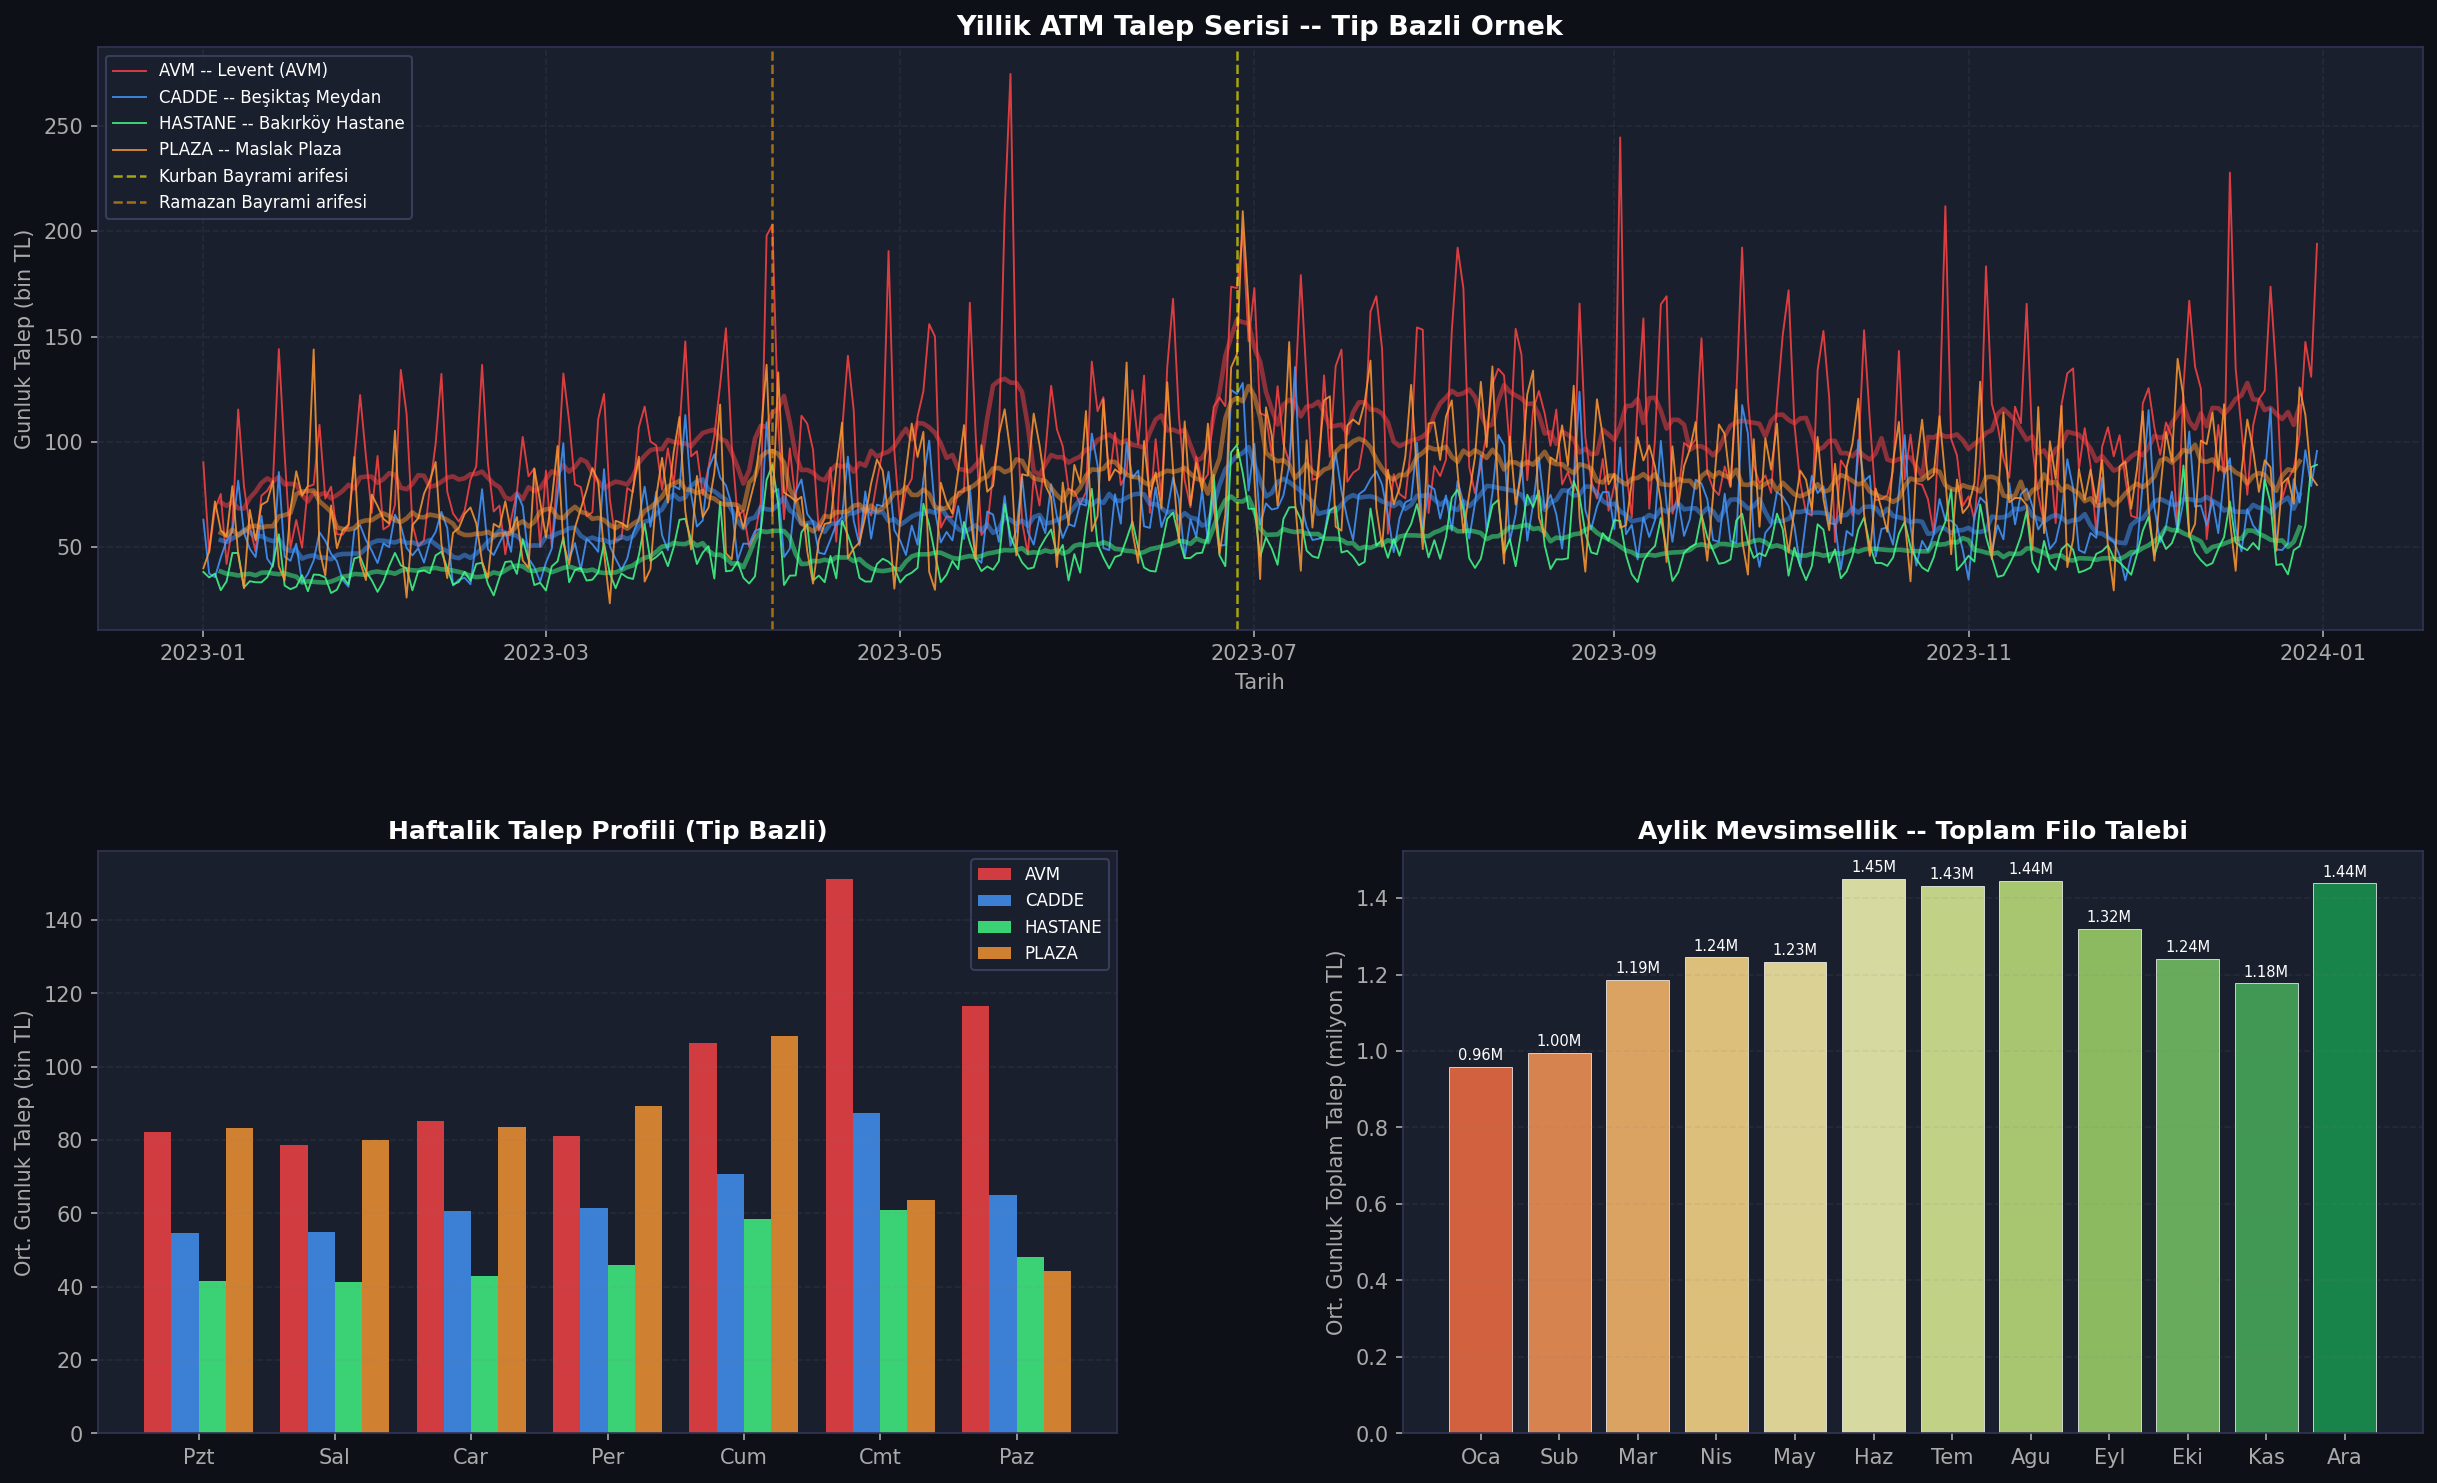

Source code (Python):
# -*- coding: utf-8 -*-
import matplotlib
matplotlib.use('Agg')

"""
=============================================================
ARUTE CIT-SVRP PROJESI -- ASAMA 1b
Gecmis Talep Verisi Simulasyonu (365 gun, 20 ATM)
=============================================================

MANTIK:
-------
Bir ATM'nin her gunku nakit talebi tek bir sabit sayi degil.
Cumartesi bir AVM'de farkli, sali sabahi bir hastanede farkli.
Ramazan ayinda farkli, yaz tatilinde farkli.

Gercek ATM talep serisini olusturan bilesenler:

    talep(i, t) = baz_talep(i)
                x mevsimsellik(t)       <- yil ici ay etkisi
                x haftalik_etki(t)      <- pazartesi vs cuma
                x atm_tipi_etkisi(i,t)  <- AVM/hastane/cadde davranisi
                x trend(t)              <- yillik bume trendi
                + epsilon(i,t)          <- rastgele gurultu (log-normal)

Bu bilesenler Arute'nin kendi makalelerinden extract edilen
gercek davranis kaliplariyla kalibre edilmistir:
    - AVM ATM'leri: yuksek varyans, hafta sonu zirve
    - Hastane ATM'leri: dusuk varyans, stabil
    - Kurumsal (plaza): hafta ici zirve, hafta sonu dusus
    - Cadde: orta varyans, Cuma-Cumartesi zirve

CIKTI:
    - demand_df: (365 x 20) DataFrame -- her satir bir gun, her sutun bir ATM
    - Bu DataFrame ASAMA 1c'de dagilim fitting'e, ASAMA 3'te SAA senaryolarina girecek
"""

import numpy as np
import pandas as pd
import matplotlib.pyplot as plt
import matplotlib.gridspec as gridspec
from scipy import stats
import sys, io, os

sys.stdout = io.TextIOWrapper(sys.stdout.buffer, encoding='utf-8', errors='replace')

# Asama 1a'yi import et
sys.path.insert(0, os.path.dirname(__file__))
from phase1a_network_setup import create_istanbul_network, build_distance_matrix, build_time_matrix

# ─────────────────────────────────────────────
# 1. ARUTE MAKALESINDEN EXTRACT EDILEN PARAMETRELER
# ─────────────────────────────────────────────

# Aylik mevsimsellik katsayilari (Ocak=1 ... Aralik=12)
# Kaynak: Arute ATM analizi + Turkiye turizm/enflasyon pattern'i
# Yaz aylarinda nakit artisi (turizm), Ocak-Subat dusuk, Aralik yuksek (yilbasi)
MONTHLY_SEASONALITY = {
    1:  0.82,   # Ocak    -- en dusuk (yeni yil sonrasi durgunluk)
    2:  0.85,   # Subat   -- hala dusuk
    3:  0.92,   # Mart    -- canlanma
    4:  0.95,   # Nisan   -- bahar, alis-veris artisi
    5:  1.02,   # Mayis   -- Ramazan/bayram etkisi (ortalama)
    6:  1.08,   # Haziran -- yaz baslangici
    7:  1.15,   # Temmuz  -- turizm zirve (yabanci doviz de dahil)
    8:  1.18,   # Agustos -- tatil zirve
    9:  1.05,   # Eylul   -- okul acilisi, canlanma
    10: 0.98,   # Ekim    -- normal
    11: 0.93,   # Kasim   -- dusus
    12: 1.10,   # Aralik  -- yilbasi, hediye alverioi
}

# Haftalik etki katsayilari (0=Pazartesi ... 6=Pazar)
# Arute: Cuma-Cumartesi zirve, Pazar dusuk (banka subesi kapali, ATM yogun)
# Pazartesi orta (hafta baslangici nakit ihtiyaci)
WEEKDAY_FACTORS = {
    0: 0.88,   # Pazartesi
    1: 0.85,   # Sali      -- en dusuk hafta ici
    2: 0.90,   # Carsamba
    3: 0.95,   # Persembe
    4: 1.18,   # Cuma      -- hafta sonu oncesi nakit cekim zirve
    5: 1.22,   # Cumartesi -- AVM, alis-veris zirve
    6: 0.92,   # Pazar     -- AVM acik ama sube kapali -> ATM yogun
}

# ATM tipine gore haftalik profil multiplier'i
# AVM Cumartesi daha da yukarida, hastane haftasonunda da stabil
ATM_TYPE_WEEKEND_BOOST = {
    "avm":     {"weekday": 1.0, "weekend": 1.35},  # AVM hafta sonu cok yogun
    "plaza":   {"weekday": 1.15, "weekend": 0.60}, # Plaza hafta ici aktif, haftasonu bos
    "hastane": {"weekday": 1.0, "weekend": 1.05},  # Hastane her zaman acik, stabil
    "cadde":   {"weekday": 1.0, "weekend": 1.10},  # Cadde hafta sonu biraz artar
}

# Arute: post-COVID Istanbul'da %10 yillik artis trendi
ANNUAL_TREND_RATE = 0.10   # %10 yillik bume -- 365 gune yayilir

# Gurultu seviyesi: log-normal sigma parametresi ATM tipine gore
# AVM yuksek varyans, hastane dusuk varyans
NOISE_SIGMA = {
    "avm":     0.22,
    "plaza":   0.18,
    "hastane": 0.12,
    "cadde":   0.17,
}


# ─────────────────────────────────────────────
# 2. BAYRAM / OZEL GUN ANOMALILERI
# ─────────────────────────────────────────────

def get_special_day_multiplier(date: pd.Timestamp) -> float:
    """
    Bayram ve ozel gunlerde talep normalin cok disina cikar.
    Ramazan Bayrami oncesi: ATM'ler bos kaliyor -> stockout riski en yuksek an.
    
    Arute icin en kritik operasyonel gun = Kurban Bayrami arifesi.
    
    Gercek tarih yerine sim yilindaki yaklasik gunleri kullaniyoruz.
    """
    month, day = date.month, date.day
    
    # Kurban Bayrami arifesi (yaklasik Haziran sonu - Temmuz)
    if month == 6 and day in [27, 28, 29]:
        return 2.10   # %110 artis -- Arute'nin en kritik senaryosu

    # Ramazan Bayrami arifesi (yaklasik Nisan)
    if month == 4 and day in [8, 9, 10]:
        return 1.85

    # Yilbasi gecesi oncesi (31 Aralik)
    if month == 12 and day == 31:
        return 1.60

    # Ramazan ayinin son haftasi (ortalama)
    if month == 3 and day >= 20:
        return 1.25

    # Milli bayramlar (29 Ekim, 19 Mayis, 23 Nisan)
    if (month == 10 and day == 29) or \
       (month == 5 and day == 19) or \
       (month == 4 and day == 23):
        return 1.30   # Tatil -> nakit

    return 1.0   # Normal gun


# ─────────────────────────────────────────────
# 3. ANA SIMULASYON FONKSIYONU
# ─────────────────────────────────────────────

def simulate_demand(network, n_days: int = 365,
                    start_date: str = "2023-01-01",
                    seed: int = 42) -> pd.DataFrame:
    """
    Her ATM icin n_days gunluk gercekci nakit talep serisi olusturur.

    Parametreler:
        network    : ASAMA 1a'da olusturulan CITNetwork nesnesi
        n_days     : Simulasyon uzunlugu (varsayilan 365 gun)
        start_date : Seri baslangic tarihi
        seed       : Tekrarlanabilirlik icin random seed

    Donus:
        demand_df  : pd.DataFrame, shape (n_days, n_atms)
                     index = tarihler, columns = ATM isimleri
    """
    rng = np.random.default_rng(seed)
    dates = pd.date_range(start=start_date, periods=n_days, freq='D')

    # Her ATM icin ayri seri olustur
    demand_matrix = np.zeros((n_days, len(network.atms)))

    for col_idx, atm in enumerate(network.atms):

        baz   = atm.mean_demand     # TL -- ASAMA 1a'dan
        sigma = NOISE_SIGMA[atm.atm_type]
        type_profile = ATM_TYPE_WEEKEND_BOOST[atm.atm_type]

        for row_idx, date in enumerate(dates):

            # --- Bilesenler ---

            # 1) Aylik mevsimsellik
            m_factor = MONTHLY_SEASONALITY[date.month]

            # 2) Haftalik gun etkisi
            wd = date.dayofweek   # 0=Pzt, 6=Paz
            w_factor = WEEKDAY_FACTORS[wd]

            # 3) ATM tipine gore hafta sonu amplifikasyonu
            is_weekend = wd >= 5
            type_factor = (type_profile["weekend"] if is_weekend
                           else type_profile["weekday"])

            # 4) Dogrusal trend (0. gunde 1.0, son gunde 1+rate)
            trend = 1.0 + ANNUAL_TREND_RATE * (row_idx / n_days)

            # 5) Bayram anomalisi
            special = get_special_day_multiplier(date)

            # --- Deterministik beklenti ---
            mu = baz * m_factor * w_factor * type_factor * trend * special

            # --- Log-normal gurultu ---
            # Log-normal kullaniminin sebebi: talep hic negatif olmaz,
            # ve gercek ATM verilerinde sag-tarafli kuyruk gozlemlenir.
            # Log-normal: ln(X) ~ N(mu_ln, sigma^2)
            # mu_ln oyle secilmeli ki E[X] = mu olsun:
            #   mu_ln = ln(mu) - sigma^2 / 2
            mu_ln    = np.log(mu) - (sigma**2) / 2
            raw      = rng.lognormal(mean=mu_ln, sigma=sigma)

            # Minimum gunde en az %20 baz talep (ATM hic kapanmaz)
            demand_matrix[row_idx, col_idx] = max(raw, 0.20 * baz)

    # DataFrame'e donustur
    col_names = [f"ATM_{atm.id:02d}_{atm.name.split()[0]}" for atm in network.atms]
    demand_df = pd.DataFrame(demand_matrix, index=dates, columns=col_names)
    demand_df.index.name = "tarih"

    return demand_df


# ─────────────────────────────────────────────
# 4. OZET ISTATISTIKLER
# ─────────────────────────────────────────────

def print_demand_summary(demand_df: pd.DataFrame, network) -> None:
    print("\n" + "="*60)
    print("  ASAMA 1b -- TALEP SIMULASYONU OZETI")
    print("="*60)
    print(f"  Simulasyon suresi : {len(demand_df)} gun")
    print(f"  ATM sayisi        : {demand_df.shape[1]}")
    print(f"  Baslangic         : {demand_df.index[0].date()}")
    print(f"  Bitis             : {demand_df.index[-1].date()}")
    print()

    total_stats = demand_df.sum(axis=1)   # gunluk toplam filo talebi
    print("  Gunluk TOPLAM Filo Talebi (tum ATM'ler):")
    print(f"    Ortalama : {total_stats.mean():>12,.0f} TL")
    print(f"    Std Dev  : {total_stats.std():>12,.0f} TL")
    print(f"    Min      : {total_stats.min():>12,.0f} TL")
    print(f"    Max      : {total_stats.max():>12,.0f} TL  (bayram?)")
    print()

    print("  Per-ATM Istatistikleri:")
    print(f"  {'ATM':<28} {'Ort (TL)':>12} {'Std':>10} {'CV%':>7} {'Min':>10} {'Max':>10}")
    print("  " + "-"*80)
    for i, col in enumerate(demand_df.columns):
        s = demand_df[col]
        cv = (s.std() / s.mean()) * 100
        print(f"  {col:<28} {s.mean():>12,.0f} {s.std():>10,.0f} "
              f"{cv:>6.1f}% {s.min():>10,.0f} {s.max():>10,.0f}")

    print("="*60)
    print("  CV = Coefficient of Variation (degiskenlik katsayisi)")
    print("  Yuksek CV -> yuksek belirsizlik -> Stochastic VRP daha kritik")
    print("="*60)


# ─────────────────────────────────────────────
# 5. GORSELLESTIRME
# ─────────────────────────────────────────────

def visualize_demand(demand_df: pd.DataFrame, network,
                     save_path: str = "phase1b_demand_simulation.png") -> None:
    """
    3 panel:
      Sol ust  : 4 farkli tip ATM icin yillik talep serisi (zaman serisi)
      Sag ust  : Haftalik ortalama profil (bar chart)
      Alt      : Aylik mevsimsellik + ATM tipine gore dagilim (violin)
    """
    fig = plt.figure(figsize=(20, 12))
    fig.patch.set_facecolor('#0d1117')
    gs  = gridspec.GridSpec(2, 2, figure=fig, hspace=0.38, wspace=0.28)

    ax1 = fig.add_subplot(gs[0, :])    # ust: tam genislik zaman serisi
    ax2 = fig.add_subplot(gs[1, 0])   # sol alt: haftalik profil
    ax3 = fig.add_subplot(gs[1, 1])   # sag alt: aylik mevsimsellik

    dark_bg = '#1a1f2e'
    colors  = {"avm": "#ff4444", "plaza": "#ff9933",
                "hastane": "#44ff88", "cadde": "#4499ff"}

    # ── PANEL 1: Yillik Zaman Serisi (tip basina 1 ornek ATM) ──
    ax1.set_facecolor(dark_bg)
    ax1.set_title("Yillik ATM Talep Serisi -- Tip Bazli Ornek",
                  color='white', fontsize=13, fontweight='bold')

    type_representatives = {}
    for atm in network.atms:
        if atm.atm_type not in type_representatives:
            type_representatives[atm.atm_type] = atm

    for tip, atm in type_representatives.items():
        col = f"ATM_{atm.id:02d}_{atm.name.split()[0]}"
        series = demand_df[col] / 1000   # bin TL
        ax1.plot(demand_df.index, series,
                 color=colors[tip], alpha=0.85, linewidth=0.9,
                 label=f"{tip.upper()} -- {atm.name}")
        # 7 gunluk hareketli ortalama
        ax1.plot(demand_df.index,
                 series.rolling(7, center=True).mean(),
                 color=colors[tip], linewidth=2.2, alpha=0.5)

    # Bayram anlik cizgisi
    ax1.axvline(pd.Timestamp("2023-06-28"), color='yellow',
                linewidth=1.2, linestyle='--', alpha=0.6, label='Kurban Bayrami arifesi')
    ax1.axvline(pd.Timestamp("2023-04-09"), color='orange',
                linewidth=1.2, linestyle='--', alpha=0.6, label='Ramazan Bayrami arifesi')

    ax1.set_xlabel("Tarih", color='#aaaaaa')
    ax1.set_ylabel("Gunluk Talep (bin TL)", color='#aaaaaa')
    ax1.tick_params(colors='#aaaaaa')
    ax1.legend(loc='upper left', facecolor=dark_bg,
               edgecolor='#444466', labelcolor='white', fontsize=8)
    ax1.grid(True, alpha=0.12, color='gray', linestyle='--')
    for sp in ax1.spines.values():
        sp.set_edgecolor('#333355')

    # ── PANEL 2: Haftalik Profil ──
    ax2.set_facecolor(dark_bg)
    ax2.set_title("Haftalik Talep Profili (Tip Bazli)",
                  color='white', fontsize=12, fontweight='bold')

    days_tr = ['Pzt', 'Sal', 'Car', 'Per', 'Cum', 'Cmt', 'Paz']
    x = np.arange(7)
    width = 0.2
    offsets = np.linspace(-0.3, 0.3, len(type_representatives))

    for (tip, atm), offset in zip(type_representatives.items(), offsets):
        col = f"ATM_{atm.id:02d}_{atm.name.split()[0]}"
        weekly_avg = [demand_df[col][demand_df.index.dayofweek == d].mean() / 1000
                      for d in range(7)]
        ax2.bar(x + offset, weekly_avg, width,
                color=colors[tip], alpha=0.80, label=tip.upper())

    ax2.set_xticks(x)
    ax2.set_xticklabels(days_tr, color='#aaaaaa')
    ax2.set_ylabel("Ort. Gunluk Talep (bin TL)", color='#aaaaaa')
    ax2.tick_params(colors='#aaaaaa')
    ax2.legend(facecolor=dark_bg, edgecolor='#444466',
               labelcolor='white', fontsize=8)
    ax2.grid(True, axis='y', alpha=0.12, color='gray', linestyle='--')
    for sp in ax2.spines.values():
        sp.set_edgecolor('#333355')

    # ── PANEL 3: Aylik Mevsimsellik ──
    ax3.set_facecolor(dark_bg)
    ax3.set_title("Aylik Mevsimsellik -- Toplam Filo Talebi",
                  color='white', fontsize=12, fontweight='bold')

    monthly_total = demand_df.sum(axis=1).resample('ME').mean() / 1e6  # milyon TL
    bar_colors = plt.cm.RdYlGn(np.linspace(0.2, 0.9, len(monthly_total)))
    bars = ax3.bar(range(len(monthly_total)), monthly_total,
                   color=bar_colors, alpha=0.85, edgecolor='white', linewidth=0.4)

    months_tr = ['Oca', 'Sub', 'Mar', 'Nis', 'May', 'Haz',
                 'Tem', 'Agu', 'Eyl', 'Eki', 'Kas', 'Ara']
    ax3.set_xticks(range(len(monthly_total)))
    ax3.set_xticklabels(months_tr[:len(monthly_total)], color='#aaaaaa')
    ax3.set_ylabel("Ort. Gunluk Toplam Talep (milyon TL)", color='#aaaaaa')
    ax3.tick_params(colors='#aaaaaa')
    ax3.grid(True, axis='y', alpha=0.12, color='gray', linestyle='--')
    for sp in ax3.spines.values():
        sp.set_edgecolor('#333355')
    for bar, val in zip(bars, monthly_total):
        ax3.text(bar.get_x() + bar.get_width()/2, val + 0.01,
                 f'{val:.2f}M', ha='center', va='bottom',
                 color='white', fontsize=7)

    plt.savefig(save_path, dpi=150, bbox_inches='tight',
                facecolor='#0d1117', edgecolor='none')
    plt.close()
    print(f"\n  [SAVED] Gorsel kaydedildi: {save_path}")


# ─────────────────────────────────────────────
# 6. VERIYI KAYDET (ASAMA 1c ve sonrasi icin)
# ─────────────────────────────────────────────

def save_demand_data(demand_df: pd.DataFrame,
                     path: str = "data_demand_365.csv") -> None:
    demand_df.to_csv(path)
    print(f"  [SAVED] CSV kaydedildi : {path}")
    print(f"          Shape          : {demand_df.shape}")
    print(f"          Boyut          : {os.path.getsize(path)/1024:.1f} KB")


# ─────────────────────────────────────────────
# 7. ANA AKIS
# ─────────────────────────────────────────────

if __name__ == "__main__":
    print("\n[*] ASAMA 1b -- Talep Simulasyonu Basliyor...\n")

    # Asama 1a'dan network'u yukle
    network = create_istanbul_network()
    network.distance_matrix = build_distance_matrix(network)
    network.time_matrix      = build_time_matrix(network.distance_matrix)
    print("  [OK] Network yuklendi (ASAMA 1a).")

    # Simulasyonu calistir
    print("  [..] 365 gunluk talep serisi uretiliyor...")
    demand_df = simulate_demand(network, n_days=365,
                                start_date="2023-01-01", seed=42)
    print("  [OK] Simulasyon tamamlandi.")

    # Ozet yazdir
    print_demand_summary(demand_df, network)

    # Gorsellestir
    visualize_demand(demand_df, network)

    # Kaydet
    save_demand_data(demand_df, path="data_demand_365.csv")

    print("\n[OK] ASAMA 1b tamamlandi.")
    print("     demand_df -> ASAMA 1c'ye (dagilim fitting) hazir.")
    print(f"     Shape: {demand_df.shape}  |  Tarih: {demand_df.index[0].date()} -> {demand_df.index[-1].date()}")
